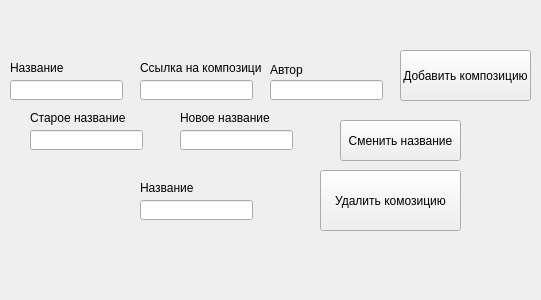
<?xml version="1.0" encoding="UTF-8"?>
<ui version="4.0">
 <class>Form</class>
 <widget class="QWidget" name="Form">
  <property name="geometry">
   <rect>
    <x>0</x>
    <y>0</y>
    <width>541</width>
    <height>300</height>
   </rect>
  </property>
  <property name="windowTitle">
   <string>Form</string>
  </property>
  <widget class="QPushButton" name="pushButton">
   <property name="geometry">
    <rect>
     <x>400</x>
     <y>50</y>
     <width>131</width>
     <height>51</height>
    </rect>
   </property>
   <property name="text">
    <string>Добавить композицию</string>
   </property>
  </widget>
  <widget class="QLineEdit" name="lineEdit">
   <property name="geometry">
    <rect>
     <x>10</x>
     <y>80</y>
     <width>113</width>
     <height>20</height>
    </rect>
   </property>
  </widget>
  <widget class="QLineEdit" name="lineEdit_2">
   <property name="geometry">
    <rect>
     <x>140</x>
     <y>80</y>
     <width>113</width>
     <height>20</height>
    </rect>
   </property>
  </widget>
  <widget class="QLineEdit" name="lineEdit_3">
   <property name="geometry">
    <rect>
     <x>270</x>
     <y>80</y>
     <width>113</width>
     <height>20</height>
    </rect>
   </property>
  </widget>
  <widget class="QLabel" name="label">
   <property name="geometry">
    <rect>
     <x>10</x>
     <y>60</y>
     <width>81</width>
     <height>16</height>
    </rect>
   </property>
   <property name="text">
    <string>Название</string>
   </property>
  </widget>
  <widget class="QLabel" name="label_2">
   <property name="geometry">
    <rect>
     <x>140</x>
     <y>60</y>
     <width>121</width>
     <height>16</height>
    </rect>
   </property>
   <property name="text">
    <string>Ссылка на композицию</string>
   </property>
  </widget>
  <widget class="QLabel" name="label_3">
   <property name="geometry">
    <rect>
     <x>270</x>
     <y>60</y>
     <width>51</width>
     <height>20</height>
    </rect>
   </property>
   <property name="text">
    <string>Автор</string>
   </property>
  </widget>
  <widget class="QPushButton" name="pushButton_2">
   <property name="geometry">
    <rect>
     <x>320</x>
     <y>170</y>
     <width>141</width>
     <height>61</height>
    </rect>
   </property>
   <property name="text">
    <string>Удалить комозицию</string>
   </property>
  </widget>
  <widget class="QLineEdit" name="lineEdit_4">
   <property name="geometry">
    <rect>
     <x>140</x>
     <y>200</y>
     <width>113</width>
     <height>20</height>
    </rect>
   </property>
  </widget>
  <widget class="QLabel" name="label_4">
   <property name="geometry">
    <rect>
     <x>140</x>
     <y>180</y>
     <width>121</width>
     <height>16</height>
    </rect>
   </property>
   <property name="text">
    <string>Название</string>
   </property>
  </widget>
  <widget class="QPushButton" name="pushButton_3">
   <property name="geometry">
    <rect>
     <x>340</x>
     <y>120</y>
     <width>121</width>
     <height>41</height>
    </rect>
   </property>
   <property name="text">
    <string>Сменить название</string>
   </property>
  </widget>
  <widget class="QLineEdit" name="lineEdit_5">
   <property name="geometry">
    <rect>
     <x>30</x>
     <y>130</y>
     <width>113</width>
     <height>20</height>
    </rect>
   </property>
  </widget>
  <widget class="QLineEdit" name="lineEdit_6">
   <property name="geometry">
    <rect>
     <x>180</x>
     <y>130</y>
     <width>113</width>
     <height>20</height>
    </rect>
   </property>
  </widget>
  <widget class="QLabel" name="label_5">
   <property name="geometry">
    <rect>
     <x>30</x>
     <y>110</y>
     <width>121</width>
     <height>16</height>
    </rect>
   </property>
   <property name="text">
    <string>Старое название</string>
   </property>
  </widget>
  <widget class="QLabel" name="label_6">
   <property name="geometry">
    <rect>
     <x>180</x>
     <y>110</y>
     <width>111</width>
     <height>16</height>
    </rect>
   </property>
   <property name="text">
    <string>Новое название</string>
   </property>
  </widget>
 </widget>
 <resources/>
 <connections/>
</ui>
